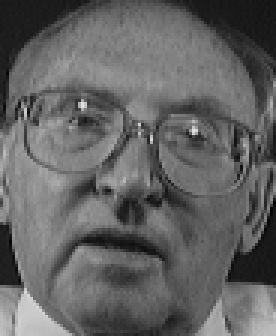
#> input picture data/Training_dataset/s34/1.pgm, 92 x 112 px, given in place of 1.jpg, which was not available (shown 3 times larger)
$ python gray_image.py
#> lines starting #> are read from the running program, lines starting #| are printed output that depends on the picture; pictures that were not available may be replaced by others from this repository, and a replacement may not be noted
import cv2


#1.jpg
#./step1/data/1.jpg
#2.jpg
#./step1/data/2.jpg
#3.jpg
#./step1/data/3.jpg
#4.jpg
#./step1/data/4.jpg
#5.jpg
#./step1/data/5.jpg

image1 = cv2.imread('./step1/data/1.jpg')
#> image1 is the input picture: shape (112, 92, 3); min 4, max 225, mean 99
image2 = cv2.imread('./step1/data/2.jpg')
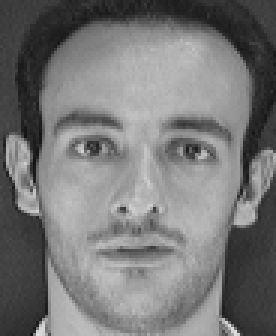
#> input picture data/Training_dataset/s16/2.pgm, 92 x 112 px, given in place of 2.jpg, which was not available (shown 3 times larger)
#> image2 is the input picture: shape (112, 92, 3); min 16, max 223, mean 119.2
image3 = cv2.imread('./step1/data/3.jpg')
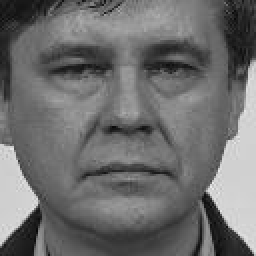
#> input picture Test/3.jpg, 128 x 128 px, found by its file name (shown 2 times larger)
#> image3 is the input picture: shape (128, 128, 3); min 6, max 235, mean 109.5
image4 = cv2.imread('./step1/data/4.jpg')
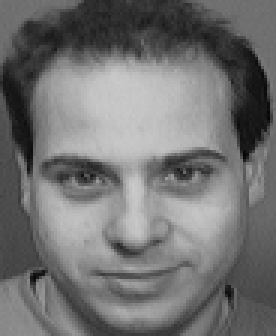
#> input picture data/att_faces/s9/4.pgm, 92 x 112 px, given in place of 4.jpg, which was not available (shown 3 times larger)
#> image4 is the input picture: shape (112, 92, 3); min 6, max 202, mean 114.2
image5 = cv2.imread('./step1/data/5.jpg')
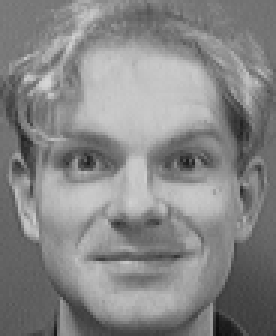
#> input picture data/Training_dataset/s18/5.pgm, 92 x 112 px, given in place of 5.jpg, which was not available (shown 3 times larger)
#> image5 is the input picture: shape (112, 92, 3); min 12, max 213, mean 134.4

gray1 = cv2.cvtColor(image1, cv2.COLOR_BGR2GRAY)
gray2 = cv2.cvtColor(image2, cv2.COLOR_BGR2GRAY)
gray3 = cv2.cvtColor(image3, cv2.COLOR_BGR2GRAY)
gray4 = cv2.cvtColor(image4, cv2.COLOR_BGR2GRAY)
gray5 = cv2.cvtColor(image5, cv2.COLOR_BGR2GRAY)


cv2.imwrite('./step1/data/gray_1.jpg',gray1)
cv2.imwrite('./step1/data/gray_2.jpg',gray2)
cv2.imwrite('./step1/data/gray_3.jpg',gray3)
cv2.imwrite('./step1/data/gray_4.jpg',gray4)
cv2.imwrite('./step1/data/gray_5.jpg',gray5)
